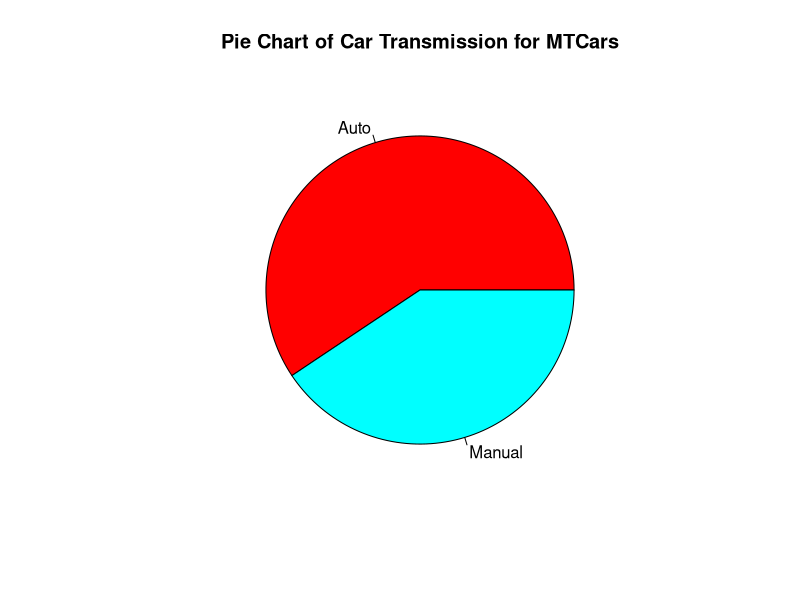
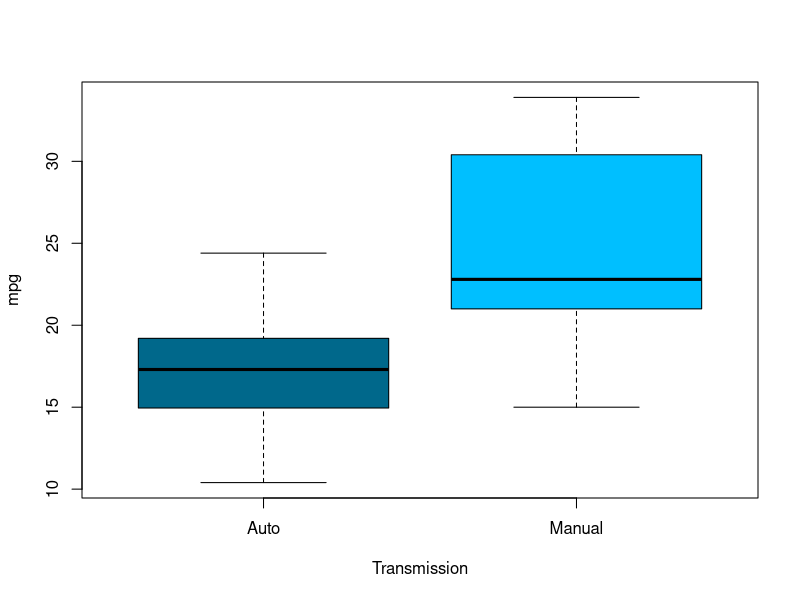
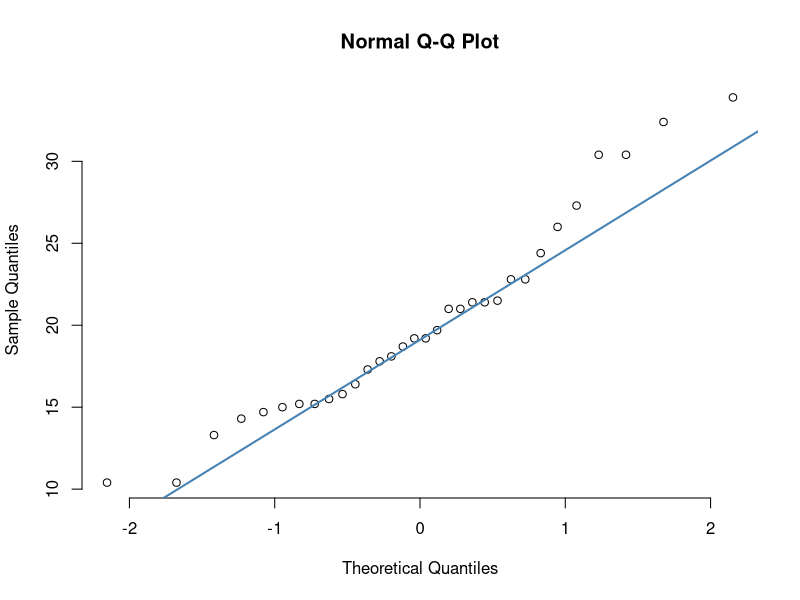
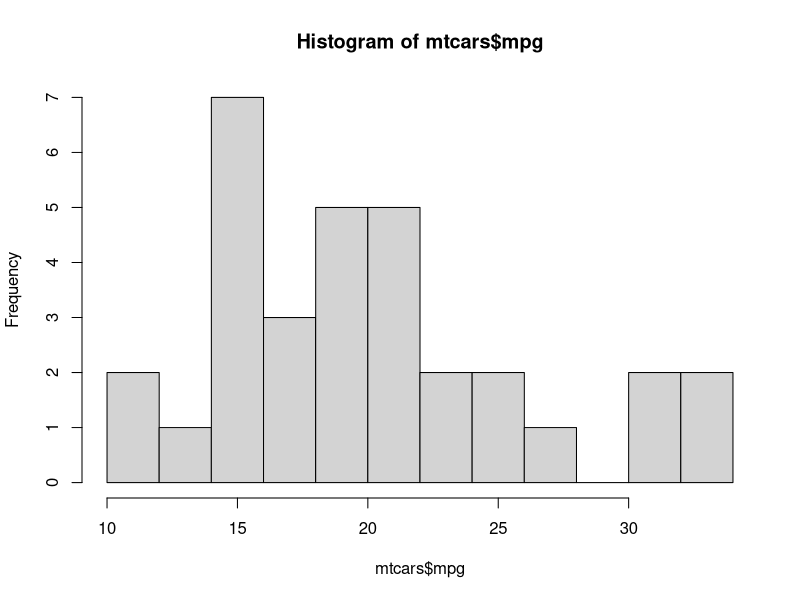

Recreate these plots in R, in order.
## ---- chunk 1
?mtcars 

head(mtcars)

summary(mtcars)
## ---- chunk 2
ttype=table(mtcars$am) #To get the levels of the variable
ttype_lbls=c("Auto","Manual")
pie(ttype,labels=ttype_lbls,col=rainbow(length(ttype_lbls)),main="Pie Chart of Car Transmission for MTCars")
## ---- chunk 3
boxplot(mpg~am,data=mtcars,xlab="Transmission",ylab="mpg",col=c("deepskyblue4","deepskyblue"),names=c("Auto","Manual")) 
## ---- chunk 4
mean(mtcars$mpg)
sd(mtcars$mpg)
## ---- chunk 5
qqnorm(mtcars$mpg, pch = 1, frame = FALSE)
qqline(mtcars$mpg, col = "steelblue", lwd = 2)

hist(mtcars$mpg,br=10)
## ---- chunk 6
pnorm(4, mean = 5, sd = sqrt(2), lower.tail = TRUE, log.p = FALSE)
pnorm(6, mean = 5, sd = sqrt(2), lower.tail = FALSE, log.p = FALSE)
pnorm(9, mean = 10, sd = 1, lower.tail = TRUE, log.p = FALSE)
qnorm(.025, mean = 5, sd = sqrt(2), lower.tail = TRUE, log.p = FALSE)
qnorm(.025, mean = 5, sd = sqrt(2), lower.tail = FALSE, log.p = FALSE)
qnorm(.55, mean = 10, sd = 1, lower.tail = FALSE, log.p = FALSE)
## ---- chunk 7
pnorm(55, mean = 39, sd = 6, lower.tail = TRUE, log.p = FALSE)
